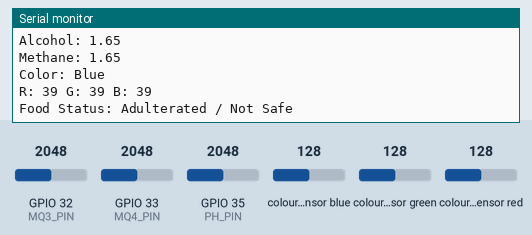
This sketch was run on a simulated ESP32. Shown: the last lines printed to the serial monitor. Wiring (inferred from the names in the program): TCS3200 colour sensor: output GPIO 25; S2 GPIO 21; S3 GPIO 22; S0 GPIO 18; S1 GPIO 19. The inputs (shaded band) are chosen by the test bench; at power-on: colour sensor green 128, colour sensor red 128, GPIO 32 (MQ3_PIN) = 2048, GPIO 33 (MQ4_PIN) = 2048, GPIO 35 (PH_PIN) = 2048, colour sensor blue 128. WiFi joins after 1.5 s; servers stay silent unless stated.

Above: at 3.0 s.
3.1 s: colour sensor green set to 191
At 4.8 s:
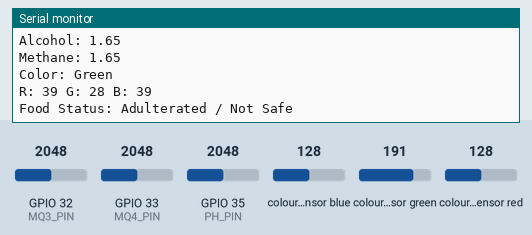
7.7 s: colour sensor red set to 250
At 9.7 s:
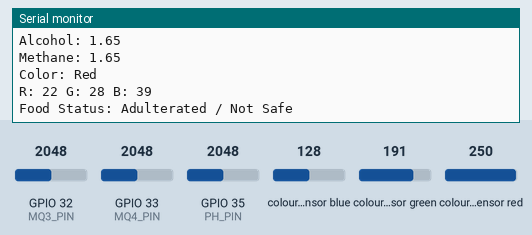
12.0 s: GPIO 32 (MQ3_PIN) set to 2866
13.5 s: GPIO 33 (MQ4_PIN) set to 2866
15.0 s: GPIO 35 (PH_PIN) set to 2866
16.5 s: colour sensor blue set to 5
At 18.4 s:
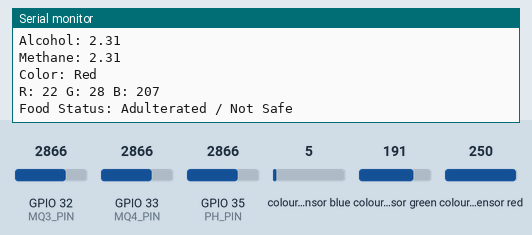

The sketch:

iotcodekirti.ino
```cpp
#define BLYNK_TEMPLATE_ID "TMPL30VVtr6hr"
#define BLYNK_TEMPLATE_NAME "iot project food adulteration"
#define BLYNK_AUTH_TOKEN "eQew5r1i4SIPeg_mPWaA1T_pX-3v9d6M"

#include <WiFi.h>
#include <BlynkSimpleEsp32.h>

// Updated Sensor Pins according to your requirements
#define PH_PIN 35         // GPIO35 for pH sensor
#define MQ3_PIN 32        // GPIO32 for Alcohol (MQ3)
#define MQ4_PIN 33        // GPIO33 for Methane (MQ4)
#define S0 18             // GPIO18 for TCS3200
#define S1 19             // GPIO19 for TCS3200
#define S2 21             // GPIO21 for TCS3200
#define S3 22             // GPIO22 for TCS3200
#define COLOR_OUT 25      // GPIO25 for TCS3200 output

// WiFi Credentials
char ssid[] = "Kirtigami....";
char pass[] = "Kirti.gami";

// Blynk Auth Token
char auth[] = "eQew5r1i4SIPeg_mPWaA1T_pX-3v9d6M";

// Color Reading Variables
int redValue, greenValue, blueValue;

void setupColorSensor() {
  pinMode(S0, OUTPUT);
  pinMode(S1, OUTPUT);
  pinMode(S2, OUTPUT);
  pinMode(S3, OUTPUT);
  pinMode(COLOR_OUT, INPUT);

  // Setting frequency-scaling to 20%
  digitalWrite(S0, HIGH);
  digitalWrite(S1, LOW);
}

int readColor(String color) {
  if (color == "Red") {
    digitalWrite(S2, LOW);
    digitalWrite(S3, LOW);
  } else if (color == "Green") {
    digitalWrite(S2, HIGH);
    digitalWrite(S3, HIGH);
  } else if (color == "Blue") {
    digitalWrite(S2, LOW);
    digitalWrite(S3, HIGH);
  }
  delay(50);
  return pulseIn(COLOR_OUT, LOW);
}

String getColorName(int r, int g, int b) {
  if (r < g && r < b) return "Red";
  else if (g < r && g < b) return "Green";
  else return "Blue";
}

void setup() {
  Serial.begin(115200);

  WiFi.begin(ssid, pass);
  while (WiFi.status() != WL_CONNECTED) {
    delay(500);
    Serial.print(".");
  }
  Serial.println("\nWiFi Connected");

  Blynk.begin(auth, ssid, pass);
  setupColorSensor();
}

void loop() {
  Blynk.run();

  // pH Sensor Reading (GPIO35)
  int rawPH = analogRead(PH_PIN);
  float voltagePH = rawPH * (3.3 / 4095.0);
  float pHValue = 7 + ((2.5 - voltagePH) / 0.18);
  pHValue = constrain(pHValue, 0, 14);

  // Alcohol Sensor Reading (GPIO32)
  int alcoholRaw = analogRead(MQ3_PIN);
  float alcoholLevel = alcoholRaw * (3.3 / 4095.0);

  // Methane Sensor Reading (GPIO33)
  int methaneRaw = analogRead(MQ4_PIN);
  float methaneLevel = methaneRaw * (3.3 / 4095.0);

  // Color Sensor Reading
  redValue = readColor("Red");
  greenValue = readColor("Green");
  blueValue = readColor("Blue");
  String colorDetected = getColorName(redValue, greenValue, blueValue);

  // Food Status Logic
  String foodStatus = "Safe to Eat";
  if (pHValue < 6.5 || pHValue > 7.5 ||
      alcoholLevel > 1.0 || methaneLevel > 1.0 ||
      colorDetected == "Red") {
    foodStatus = "Adulterated / Not Safe";
  }

  // Serial Monitor Output
  Serial.print("pH: "); Serial.println(pHValue);
  Serial.print("Alcohol: "); Serial.println(alcoholLevel);
  Serial.print("Methane: "); Serial.println(methaneLevel);
  Serial.print("Color: "); Serial.println(colorDetected);
  Serial.print("R: "); Serial.print(redValue);
  Serial.print(" G: "); Serial.print(greenValue);
  Serial.print(" B: "); Serial.println(blueValue);
  Serial.print("Food Status: "); Serial.println(foodStatus);

  // Blynk Updates
  Blynk.virtualWrite(V1, pHValue);
  Blynk.virtualWrite(V2, alcoholLevel);
  Blynk.virtualWrite(V3, colorDetected);
  Blynk.virtualWrite(V32, methaneLevel);
  Blynk.virtualWrite(V4, foodStatus);

  delay(2000);
}
```

Measured:
- after the input at 3.1 s, the serial monitor: prints a new line after 1.0 s (image 1)
- after the input at 7.7 s, the serial monitor: prints a new line after 0.72 s (image 2)
- after the input at 16.5 s, the serial monitor: prints a new line after 0.55 s (image 3)
